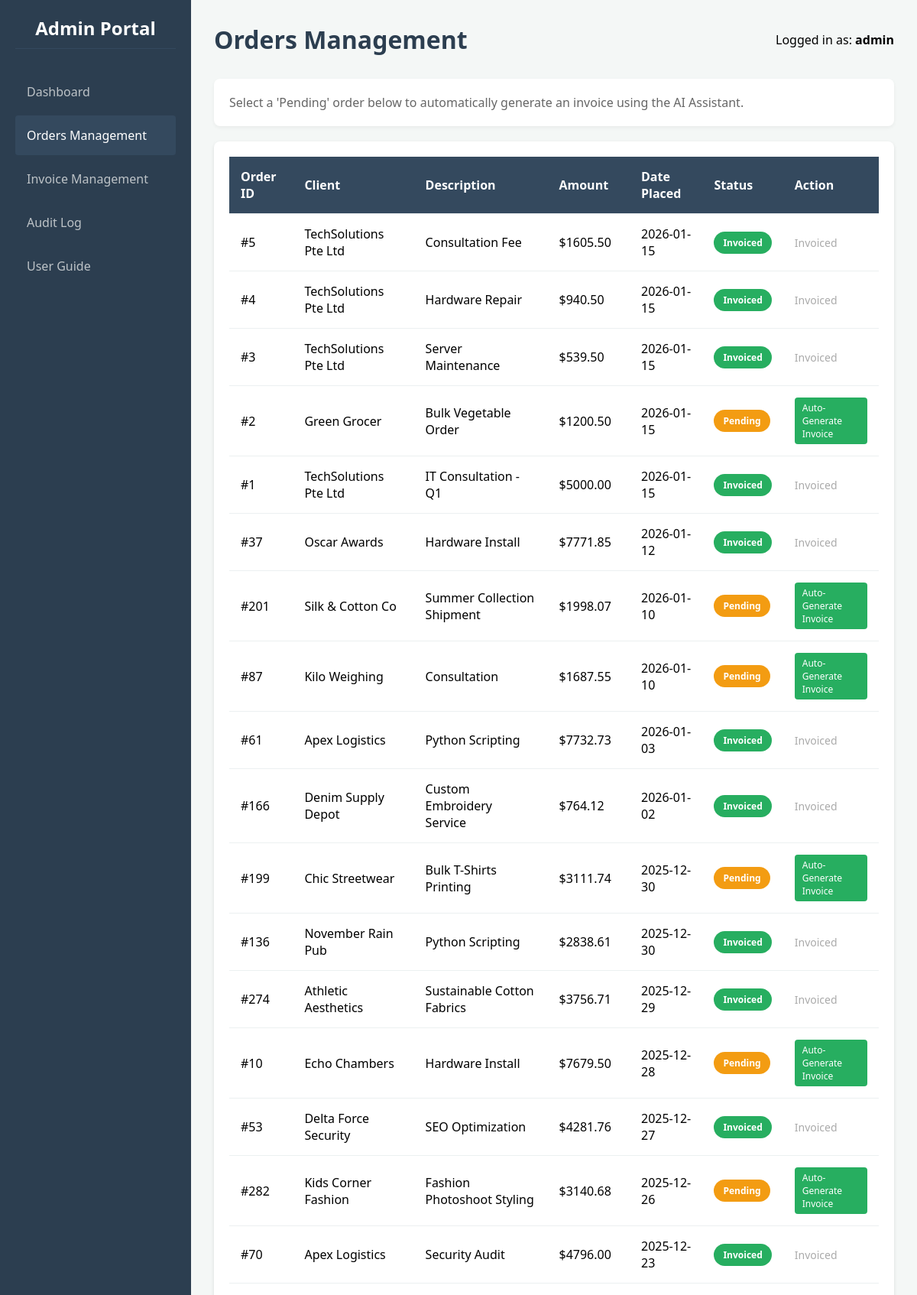
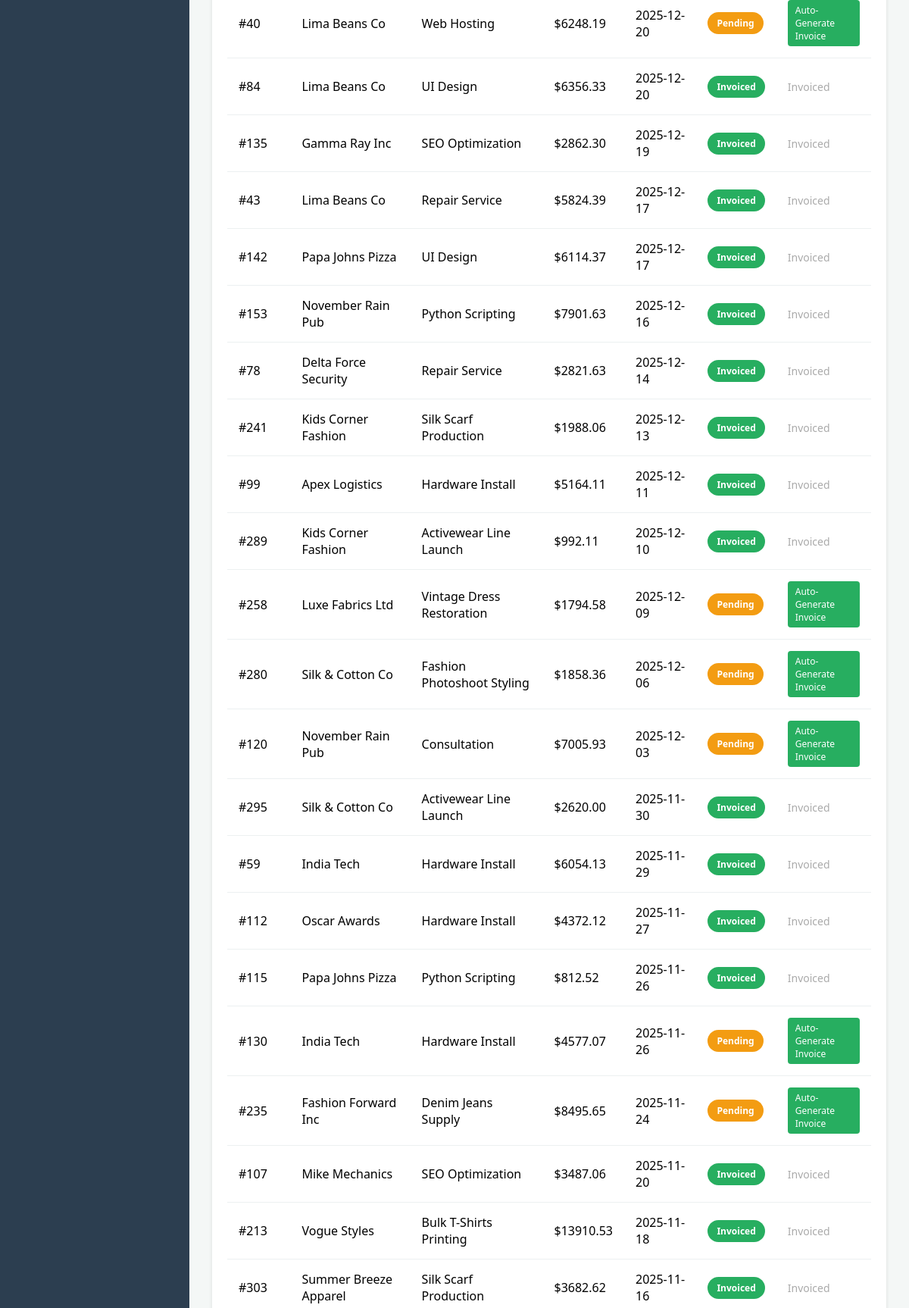
Page /orders (signed in, upper part) on the committed database (2 pictures, top to bottom).
### app.py (models this page shows)
class Order(db.Model):
    id = db.Column(db.Integer, primary_key=True)
    client_id = db.Column(db.Integer, db.ForeignKey('client.id'), nullable=False)
    description = db.Column(db.String(200), nullable=False)
    amount = db.Column(db.Float, nullable=False)
    date_placed = db.Column(db.DateTime, default=datetime.utcnow)
    status = db.Column(db.String(50), default='Pending')
    client = db.relationship('Client', backref=db.backref('orders', lazy=True))

class Client(db.Model):
    id = db.Column(db.Integer, primary_key=True)
    name = db.Column(db.String(100), nullable=False)
    email = db.Column(db.String(100), nullable=False)
    company = db.Column(db.String(100))

### app.py (the view)
@app.route('/orders')
def orders():
    if 'user_id' not in session: return redirect(url_for('login'))
    orders = Order.query.order_by(Order.date_placed.desc()).all()
    return render_template('orders.html', orders=orders)

### templates/orders.html
{% extends "base.html" %}
{% block header %}Orders Management{% endblock %}
{% block content %}
    <div class="filter-bar">
        <p style="color: #666;">Select a 'Pending' order below to automatically generate an invoice using the AI Assistant.</p>
    </div>
    <div class="table-container">
        <table>
            <thead>
                <tr>
                    <th>Order ID</th>
                    <th>Client</th>
                    <th>Description</th>
                    <th>Amount</th>
                    <th>Date Placed</th>
                    <th>Status</th>
                    <th>Action</th>
                </tr>
            </thead>
            <tbody>
                {% for order in orders %}
                <tr>
                    <td>#{{ order.id }}</td>
                    <td>{{ order.client.name }}</td>
                    <td>{{ order.description }}</td>
                    <td>${{ "%.2f"|format(order.amount) }}</td>
                    <td>{{ order.date_placed.strftime('%Y-%m-%d') }}</td>
                    <td><span class="badge badge-{{ order.status }}">{{ order.status }}</span></td>
                    <td>
                        {% if order.status == 'Pending' %}
                        <a href="{{ url_for('create_invoice', order_id=order.id) }}" class="btn btn-success btn-sm">
                            Auto-Generate Invoice
                        </a>
                        {% else %}
                        <span style="color: #aaa; font-size: 14px;">Invoiced</span>
                        {% endif %}
                    </td>
                </tr>
                {% endfor %}
            </tbody>
        </table>
    </div>
{% endblock %}

### templates/base.html (style rules this page uses)
* { box-sizing: border-box; margin: 0; padding: 0; font-family: 'Segoe UI', Tahoma, Geneva, Verdana, sans-serif; }
body { background-color: #f4f7f6; display: flex; min-height: 100vh; }
.table-container { background: white; padding: 20px; border-radius: 8px; box-shadow: 0 2px 5px rgba(0,0,0,0.1); overflow-x: auto; }
table { width: 100%; border-collapse: collapse; min-width: 600px; }
th, td { padding: 15px; text-align: left; border-bottom: 1px solid #ecf0f1; }
th { background-color: #34495e; color: white; font-weight: 600; }
.badge { padding: 6px 12px; border-radius: 20px; font-size: 12px; font-weight: bold; color: white; display: inline-block; }
.badge-Paid, .badge-Success, .badge-Invoiced { background-color: #27ae60; }
.badge-Unpaid, .badge-Pending { background-color: #f39c12; }
.filter-bar { background: white; padding: 20px; margin-bottom: 20px; border-radius: 8px; box-shadow: 0 2px 5px rgba(0,0,0,0.05); display: flex; gap: 15px; align-items: center; flex-wrap: wrap; }
.btn { padding: 10px 20px; border-radius: 4px; text-decoration: none; color: white; border: none; cursor: pointer; font-size: 14px; transition: background 0.3s; display: inline-block; }
.btn-success { background-color: #27ae60; }
.btn-sm { padding: 5px 10px; font-size: 12px; }

### rows in the picture
Order: id "5", client.name "TechSolutions Pte Ltd", description "Consultation Fee", amount "1605.50", date_placed "2026-01-15", status "Invoiced"
Order: id "4", client.name "TechSolutions Pte Ltd", description "Hardware Repair", amount "940.50", date_placed "2026-01-15", status "Invoiced"
Order: id "3", client.name "TechSolutions Pte Ltd", description "Server Maintenance", amount "539.50", date_placed "2026-01-15", status "Invoiced"
Order: id "2", client.name "Green Grocer", description "Bulk Vegetable Order", amount "1200.50", date_placed "2026-01-15", status "Pending"
Order: id "1", client.name "TechSolutions Pte Ltd", description "IT Consultation - Q1", amount "5000.00", date_placed "2026-01-15", status "Invoiced"
Order: id "37", client.name "Oscar Awards", description "Hardware Install", amount "7771.85", date_placed "2026-01-12", status "Invoiced"
Order: id "201", client.name "Silk & Cotton Co", description "Summer Collection Shipment", amount "1998.07", date_placed "2026-01-10", status "Pending"
Order: id "87", client.name "Kilo Weighing", description "Consultation", amount "1687.55", date_placed "2026-01-10", status "Pending"
Order: id "61", client.name "Apex Logistics", description "Python Scripting", amount "7732.73", date_placed "2026-01-03", status "Invoiced"
Order: id "166", client.name "Denim Supply Depot", description "Custom Embroidery Service", amount "764.12", date_placed "2026-01-02", status "Invoiced"
Order: id "199", client.name "Chic Streetwear", description "Bulk T-Shirts Printing", amount "3111.74", date_placed "2025-12-30", status "Pending"
Order: id "136", client.name "November Rain Pub", description "Python Scripting", amount "2838.61", date_placed "2025-12-30", status "Invoiced"
Order: id "274", client.name "Athletic Aesthetics", description "Sustainable Cotton Fabrics", amount "3756.71", date_placed "2025-12-29", status "Invoiced"
Order: id "10", client.name "Echo Chambers", description "Hardware Install", amount "7679.50", date_placed "2025-12-28", status "Pending"
Order: id "53", client.name "Delta Force Security", description "SEO Optimization", amount "4281.76", date_placed "2025-12-27", status "Invoiced"
Order: id "282", client.name "Kids Corner Fashion", description "Fashion Photoshoot Styling", amount "3140.68", date_placed "2025-12-26", status "Pending"
Order: id "70", client.name "Apex Logistics", description "Security Audit", amount "4796.00", date_placed "2025-12-23", status "Invoiced"
Order: id "40", client.name "Lima Beans Co", description "Web Hosting", amount "6248.19", date_placed "2025-12-20", status "Pending"
Order: id "84", client.name "Lima Beans Co", description "UI Design", amount "6356.33", date_placed "2025-12-20", status "Invoiced"
Order: id "135", client.name "Gamma Ray Inc", description "SEO Optimization", amount "2862.30", date_placed "2025-12-19", status "Invoiced"
Order: id "43", client.name "Lima Beans Co", description "Repair Service", amount "5824.39", date_placed "2025-12-17", status "Invoiced"
Order: id "142", client.name "Papa Johns Pizza", description "UI Design", amount "6114.37", date_placed "2025-12-17", status "Invoiced"
Order: id "153", client.name "November Rain Pub", description "Python Scripting", amount "7901.63", date_placed "2025-12-16", status "Invoiced"
Order: id "78", client.name "Delta Force Security", description "Repair Service", amount "2821.63", date_placed "2025-12-14", status "Invoiced"
Order: id "241", client.name "Kids Corner Fashion", description "Silk Scarf Production", amount "1988.06", date_placed "2025-12-13", status "Invoiced"
Order: id "99", client.name "Apex Logistics", description "Hardware Install", amount "5164.11", date_placed "2025-12-11", status "Invoiced"
Order: id "289", client.name "Kids Corner Fashion", description "Activewear Line Launch", amount "992.11", date_placed "2025-12-10", status "Invoiced"
Order: id "258", client.name "Luxe Fabrics Ltd", description "Vintage Dress Restoration", amount "1794.58", date_placed "2025-12-09", status "Pending"
Order: id "280", client.name "Silk & Cotton Co", description "Fashion Photoshoot Styling", amount "1858.36", date_placed "2025-12-06", status "Pending"
Order: id "120", client.name "November Rain Pub", description "Consultation", amount "7005.93", date_placed "2025-12-03", status "Pending"
Order: id "295", client.name "Silk & Cotton Co", description "Activewear Line Launch", amount "2620.00", date_placed "2025-11-30", status "Invoiced"
Order: id "59", client.name "India Tech", description "Hardware Install", amount "6054.13", date_placed "2025-11-29", status "Invoiced"
Order: id "112", client.name "Oscar Awards", description "Hardware Install", amount "4372.12", date_placed "2025-11-27", status "Invoiced"
Order: id "115", client.name "Papa Johns Pizza", description "Python Scripting", amount "812.52", date_placed "2025-11-26", status "Invoiced"
Order: id "130", client.name "India Tech", description "Hardware Install", amount "4577.07", date_placed "2025-11-26", status "Pending"
Order: id "235", client.name "Fashion Forward Inc", description "Denim Jeans Supply", amount "8495.65", date_placed "2025-11-24", status "Pending"
Order: id "107", client.name "Mike Mechanics", description "SEO Optimization", amount "3487.06", date_placed "2025-11-20", status "Invoiced"
Order: id "213", client.name "Vogue Styles", description "Bulk T-Shirts Printing", amount "13910.53", date_placed "2025-11-18", status "Invoiced"
Order: id "303", client.name "Summer Breeze Apparel", description "Silk Scarf Production", amount "3682.62", date_placed "2025-11-16", status "Invoiced"

### other values in the picture
{{ session.get('username', 'Guest') }} "admin"
